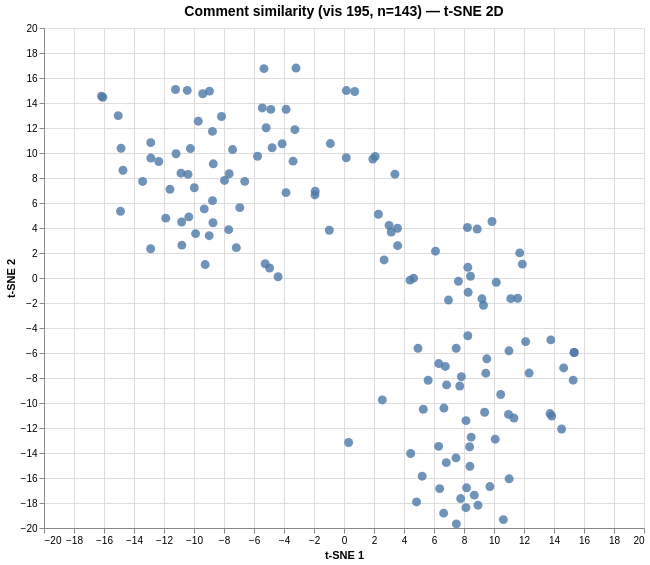

Express this chart as Vega-Lite.
### Vega specification from a JSON file in a GitHub repository (floating-point values rounded to 4 significant figures; data arrays with more than 128 entries replaced by an {"elided": "..."} marker saying what was removed)
{"$schema": "https://vega.github.io/schema/vega/v6.json", "data": [{"name": "param_1e9efca18e7a2868_store"}, {"name": "source_0", "values": {"elided": "143 records"}}, {"name": "source_0_x_domain_dim_1", "values": [{"min": -16.17, "max": 15.34}]}, {"name": "source_0_y_domain_dim_2", "values": [{"min": -19.68, "max": 16.8}]}], "signals": [{"name": "unit", "value": {}, "on": [{"events": "pointermove", "update": "isTuple(group()) ? group() : unit"}]}, {"name": "param_1e9efca18e7a2868", "update": "vlSelectionResolve(\"param_1e9efca18e7a2868_store\", \"union\")"}, {"name": "param_1e9efca18e7a2868_dim_1", "on": [{"events": [{"source": "view", "type": "dblclick"}], "update": "null"}, {"events": {"signal": "param_1e9efca18e7a2868_translate_delta"}, "update": "panLinear(param_1e9efca18e7a2868_translate_anchor.extent_x, -param_1e9efca18e7a2868_translate_delta.x / width)"}, {"events": {"signal": "param_1e9efca18e7a2868_zoom_delta"}, "update": "zoomLinear(domain(\"x\"), param_1e9efca18e7a2868_zoom_anchor.x, param_1e9efca18e7a2868_zoom_delta)"}]}, {"name": "param_1e9efca18e7a2868_dim_2", "on": [{"events": [{"source": "view", "type": "dblclick"}], "update": "null"}, {"events": {"signal": "param_1e9efca18e7a2868_translate_delta"}, "update": "panLinear(param_1e9efca18e7a2868_translate_anchor.extent_y, param_1e9efca18e7a2868_translate_delta.y / height)"}, {"events": {"signal": "param_1e9efca18e7a2868_zoom_delta"}, "update": "zoomLinear(domain(\"y\"), param_1e9efca18e7a2868_zoom_anchor.y, param_1e9efca18e7a2868_zoom_delta)"}]}, {"name": "param_1e9efca18e7a2868_tuple", "on": [{"events": [{"signal": "param_1e9efca18e7a2868_dim_1 || param_1e9efca18e7a2868_dim_2"}], "update": "param_1e9efca18e7a2868_dim_1 && param_1e9efca18e7a2868_dim_2 ? {unit: \"\", fields: param_1e9efca18e7a2868_tuple_fields, values: [param_1e9efca18e7a2868_dim_1,param_1e9efca18e7a2868_dim_2]} : null"}]}, {"name": "param_1e9efca18e7a2868_tuple_fields", "value": [{"field": "dim_1", "channel": "x", "type": "R"}, {"field": "dim_2", "channel": "y", "type": "R"}]}, {"name": "param_1e9efca18e7a2868_translate_anchor", "value": {}, "on": [{"events": [{"source": "scope", "type": "pointerdown"}], "update": "{x: x(unit), y: y(unit), extent_x: domain(\"x\"), extent_y: domain(\"y\")}"}]}, {"name": "param_1e9efca18e7a2868_translate_delta", "value": {}, "on": [{"events": [{"source": "window", "between": [{"source": "scope", "type": "pointerdown"}, {"source": "window", "type": "pointerup"}], "type": "pointermove", "consume": true}], "update": "{x: param_1e9efca18e7a2868_translate_anchor.x - x(unit), y: param_1e9efca18e7a2868_translate_anchor.y - y(unit)}"}]}, {"name": "param_1e9efca18e7a2868_zoom_anchor", "on": [{"events": [{"source": "scope", "type": "wheel", "consume": true}], "update": "{x: invert(\"x\", x(unit)), y: invert(\"y\", y(unit))}"}]}, {"name": "param_1e9efca18e7a2868_zoom_delta", "on": [{"events": [{"source": "scope", "type": "wheel", "consume": true}], "update": "pow(1.001, event.deltaY * pow(16, event.deltaMode))", "force": true}]}, {"name": "param_1e9efca18e7a2868_modify", "on": [{"events": {"signal": "param_1e9efca18e7a2868_tuple"}, "update": "modify(\"param_1e9efca18e7a2868_store\", param_1e9efca18e7a2868_tuple, true)"}]}], "marks": [{"type": "symbol", "name": "marks", "from": {"data": "source_0"}, "encode": {"update": {"opacity": {"value": 0.8}, "y": {"field": "dim_2", "scale": "y"}, "shape": {"value": "circle"}, "size": {"value": 80}, "fill": {"value": "#4c78a8"}, "x": {"field": "dim_1", "scale": "x"}, "tooltip": {"signal": "{\"Comment #\": format(datum[\"index\"], \"\"), \"Comment\": isValid(datum[\"comment\"]) ? datum[\"comment\"] : \"\"+datum[\"comment\"]}"}}}, "clip": true, "interactive": true, "style": ["circle"]}], "scales": [{"name": "x", "type": "linear", "domain": [{"signal": "(data(\"source_0_x_domain_dim_1\")[0] || {}).min"}, {"signal": "(data(\"source_0_x_domain_dim_1\")[0] || {}).max"}], "range": [0, {"signal": "width"}], "domainRaw": {"signal": "param_1e9efca18e7a2868[\"dim_1\"]"}, "nice": true, "zero": true}, {"name": "y", "type": "linear", "domain": [{"signal": "(data(\"source_0_y_domain_dim_2\")[0] || {}).min"}, {"signal": "(data(\"source_0_y_domain_dim_2\")[0] || {}).max"}], "range": [{"signal": "height"}, 0], "nice": true, "zero": true, "domainRaw": {"signal": "param_1e9efca18e7a2868[\"dim_2\"]"}}], "axes": [{"scale": "x", "orient": "bottom", "maxExtent": 0, "domain": false, "ticks": false, "zindex": 0, "gridScale": "y", "aria": false, "grid": true, "minExtent": 0, "labels": false, "tickCount": {"signal": "ceil(width/40)"}}, {"scale": "y", "gridScale": "x", "tickCount": {"signal": "ceil(height/40)"}, "orient": "left", "labels": false, "domain": false, "grid": true, "aria": false, "maxExtent": 0, "minExtent": 0, "ticks": false, "zindex": 0}, {"scale": "x", "title": "t-SNE 1", "grid": false, "orient": "bottom", "labelFlush": true, "labelOverlap": true, "zindex": 0, "tickCount": {"signal": "ceil(width/40)"}}, {"scale": "y", "grid": false, "zindex": 0, "title": "t-SNE 2", "tickCount": {"signal": "ceil(height/40)"}, "orient": "left", "labelOverlap": true}], "title": {"text": "Comment similarity (vis 195, n=143) — t-SNE 2D", "frame": "group", "fontSize": 14}, "height": 500, "background": "white", "style": "cell", "width": 600, "padding": 5}
